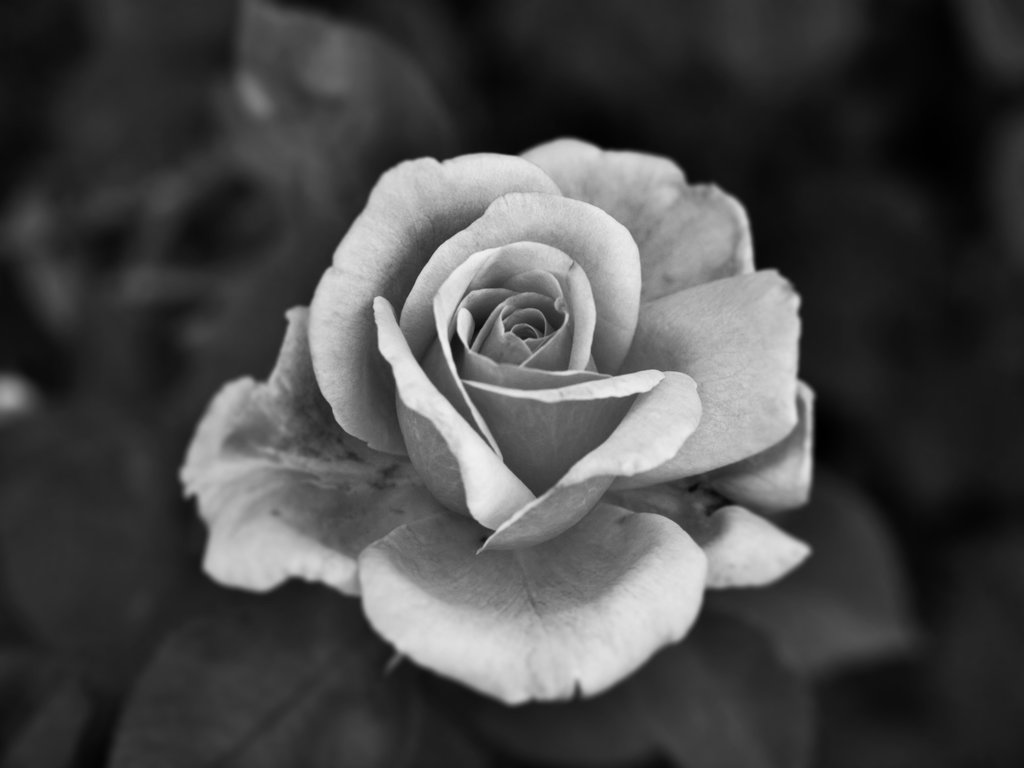
#> input picture images/grayImage.png, 1024 x 768 px
$ python histogram-equaliztion.py
#> lines starting #> are read from the running program, lines starting #| are printed output that depends on the picture
### imageProcessing.py
# %%
import numpy as np
from skimage.io import imread
from matplotlib import pyplot as plt
from pointProcessing import PointProcessing
from Filters import Filters


class ImageProcessing:
    def __init__(self, imgPath):
        self.img = self.rgb2Gray(imread(imgPath));
        self.imgPath = imgPath
        self.imgState = np.array([])
        x, y = self.img.shape
        self.imgX = x
        self.imgY = y
        self.pointProcessing = PointProcessing(self.img)
        self.filters = Filters(self.img)

    def getImageDetails(self):
        return [self.imgX, self.imgY, self.img]

    @staticmethod
    def rgb2Gray(img):

        if len(img.shape) == 2:
            return img
        rows, cols, d = img.shape

        resImg = np.zeros((rows, cols))

        for row in range(0, rows):
            for col in range(0, cols):
                r, g, b = img[row][col]
                condensedCellVal = (((max(r, g, b) + min(r, g, b)) % 255) // 2)
                resImg[row][col] = condensedCellVal

        return resImg

    # [79 lines left out: functions adjustIntensityLevel, subSample, contrastStretching, threshold, grayLevelSlicing, logTransform and 11 more, not called in this run]

    def ILPF(self):
        res = self.filters.ILPF()
        self.__update(res)
        return self

    def IHPF(self):
        res = self.filters.IHPF()
        self.__update(res)
        return self

    def BLPF(self):
        res = self.filters.BLPF()
        self.__update(res)
        return self

    def BHPF(self):
        res = self.filters.BHPF()
        self.__update(res)
        return self

    def GLPF(self):
        res = self.filters.GLPF()
        self.__update(res)
        return self

    def GHPF(self):
        res = self.filters.GHPF()
        self.__update(res)
        return self

    def get(self):
        return self.img

    def __update(self, currentImg):
        self.img = currentImg
        self.pointProcessing = PointProcessing(self.img)
        self.filters = Filters(self.img)

    def resetChanges(self):
        self.__update(self.rgb2Gray(imread(self.imgPath)))
        return self


imgObj = ImageProcessing('./images/grayImage.png')
#> in __init__, self.img is the input picture: shape (768, 1024); min 0, max 243, mean 73.2


res=imgObj.IHPF()
plt.figure()
plt.subplot(111)
plt.imshow(res.get(), cmap='gray')

res=imgObj.ILPF()
plt.figure()
plt.subplot(111)
plt.imshow(res.get(), cmap='gray')

res=imgObj.BHPF()
plt.figure()
plt.subplot(111)
plt.imshow(res.get(), cmap='gray')

res=imgObj.BLPF()
plt.figure()
plt.subplot(111)
plt.imshow(res.get(), cmap='gray')

res=imgObj.GHPF()
plt.figure()
plt.subplot(111)
plt.imshow(res.get(), cmap='gray')

res=imgObj.GLPF()
plt.figure()
plt.subplot(111)
plt.imshow(res.get(), cmap='gray')

### pointProcessing.py
# %%
from re import S
from tkinter import Image

from imageio import read
import numpy as np
from matplotlib import pyplot as plt
from skimage.io import imread

# x = np.shape([[1,2],[3,4] ])

class PointProcessing:
    def __init__(self, img):
        self.img = img;
        x, y = img.shape
        self.imgX = x
        self.imgY = y

    def getImageDetails(self):
        return [self.imgX, self.imgY, self.img]

    # [123 lines left out: functions grayIntensity, Sample, contrastStretching, thresholding, logTransformation, inverseLogTransformation and 5 more, not called in this run]
    def And(self , otherImage):
        rows, cols, img = self.getImageDetails()
        return np.logical_and(img ,otherImage)
    def Or(self , otherImage):
        rows, cols, img = self.getImageDetails()
        return np.logical_or(img ,otherImage)


# %%

### Filters.py

# %%
from cProfile import label
from logging import Filter
from matplotlib import pyplot as plt
import numpy as np

class Filters :
    def __init__(self , img , filterX = 10 , filterY = 10) :
        self.img = img;
        x , y = img.shape
        self.imgX = x
        self.imgY =  y
        self.filterX = filterX
        self.filterY = filterY
        self.paddedImage = self.padImage();

    # [26 lines left out: function convolute, not called in this run]


    def padImage(self):

        pX = self.filterX // 2
        pY = self.filterY // 2
        X = self.imgX + pX * 2
        Y = self.imgY + pY * 2
        temp = np.zeros((X , Y))
        for i in range (0 , self.imgX):
            for j in range (0 , self.imgY):
                temp[i + pX][j + pY] = self.img[i][j]


        return temp

    # [92 lines left out: functions updateFilterSize, laplacianFilter, averageFilter, minmaxFilter, medianFilter, not called in this run]

    def ILPF(self):
        image = self.img


        M = self.imgX
        N = self.imgY

        FT_img = np.fft.fft2(image)
        D0 = 30

        u = np.arange(0, M)
        idx = np.argwhere(u>M/2)
        u[idx] = u[idx]-M

        v = np.arange(0, N)
        idy = np.argwhere(v>N/2)
        v[idy] = v[idy]-N

        V, U = np.meshgrid(v, u)

        D = np.sqrt(U**2 + V**2)

        H = (D <= D0)

        outImage = np.fft.ifft2(FT_img * H)
        return outImage.real

    def IHPF(self):
        image = self.img
        M = self.imgX
        N = self.imgY


        FT_img = np.fft.fft2(image)
        D0 = 30

        u = np.arange(0, M)
        idx = np.argwhere(u>M/2)
        u[idx] = u[idx]-M

        v = np.arange(0, N)
        idy = np.argwhere(v>N/2)
        v[idy] = v[idy]-N

        V, U = np.meshgrid(v, u)

        D = np.sqrt(U**2 + V**2)

        H = (D > D0)

        outImage = np.fft.ifft2(FT_img * H)
        return outImage.real

    def BLPF(self):
        image = self.img
        M = self.imgX
        N = self.imgY


        FT_img = np.fft.fft2(image)
        D0 = 15
        n = 15

        u = np.arange(0, M)
        idx = np.argwhere(u>M/2)
        u[idx] = u[idx]-M

        v = np.arange(0, N)
        idy = np.argwhere(v>N/2)
        v[idy] = v[idy]-N

        V, U = np.meshgrid(v, u)

        D = np.sqrt(U**2 + V**2)

        H = 1/ ((1+(D0/D)**n) +  1)

        outImage = np.fft.ifft2(FT_img * H)
        return outImage.real

    def BHPF(self):
        image = self.img
        M = self.imgX
        N = self.imgY


        FT_img = np.fft.fft2(image)
        D0 = 15
        n = 15

        u = np.arange(0, M)
        idx = np.argwhere(u>M/2)
        u[idx] = u[idx]-M

        v = np.arange(0, N)
        idy = np.argwhere(v>N/2)
        v[idy] = v[idy]-N

        V, U = np.meshgrid(v, u)

        D = np.sqrt(U**2 + V**2)

        H = 1/ ((1+(D0/D)**n) +  1)

        outImage = np.fft.ifft2(FT_img * H)
        return outImage.real
    def GLPF(self):
        image = self.img
        M = self.imgX
        N = self.imgY

        FT_img = np.fft.fft2(image)
        D0 = 30
        D0 = (D0**2)*2
        u = np.arange(0, M)
        idx = np.argwhere(u>M/2)
        u[idx] = u[idx]-M

        v = np.arange(0, N)
        idy = np.argwhere(v>N/2)
        v[idy] = v[idy]-N

        V, U = np.meshgrid(v, u)

        D = np.sqrt(U**2 + V**2)
        D = -D**2

        H = np.exp(D/D0)
        outImage = np.fft.ifft2(FT_img * H)
        return outImage.real
    def GHPF(self):
        image = self.img
        M = self.imgX
        N = self.imgY

        FT_img = np.fft.fft2(image)
        D0 = 30
        D0 = (D0**2)*2
        u = np.arange(0, M)
        idx = np.argwhere(u>M/2)
        u[idx] = u[idx]-M

        v = np.arange(0, N)
        idy = np.argwhere(v>N/2)
        v[idy] = v[idy]-N

        V, U = np.meshgrid(v, u)

        D = np.sqrt(U**2 + V**2)
        D = -D**2

        H = 1-np.exp(D/D0)
        outImage = np.fft.ifft2(FT_img * H)
        return outImage.real


# %%

### histogram-equaliztion.py
# %%
from itertools import accumulate
from time import time
import numpy as np
import math
from matplotlib import pyplot as plt
from skimage.io import imread
from imageProcessing import ImageProcessing
#> in IHPF, `res = self.filters.IHPF()`:
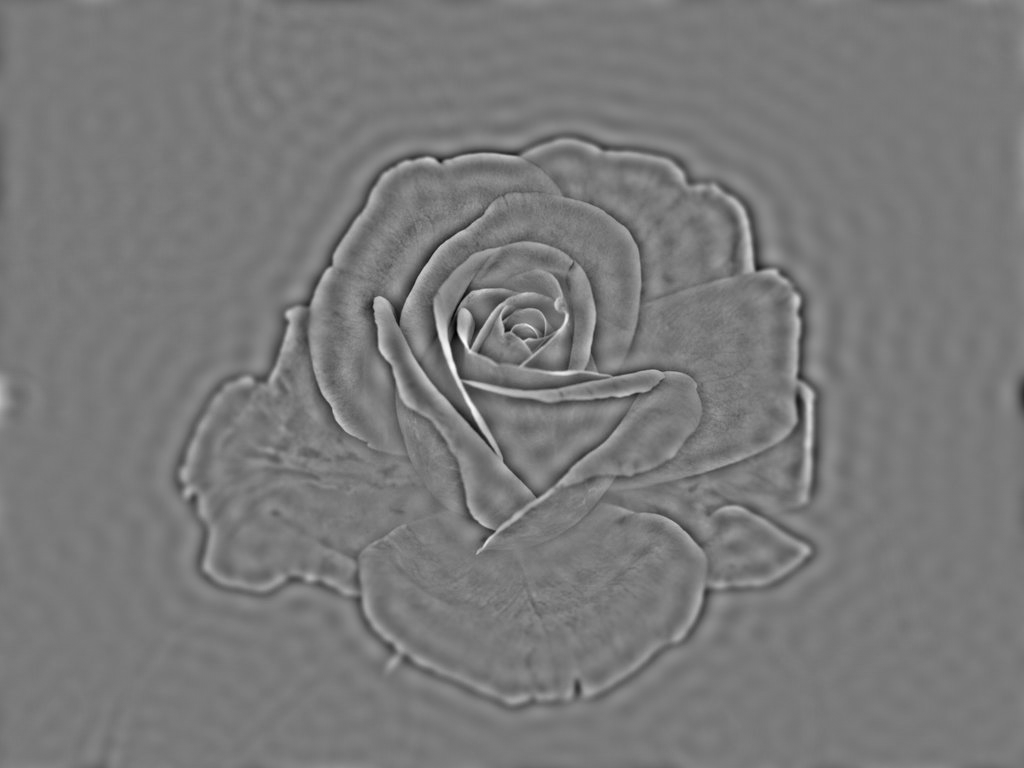
#> res: shape (768, 1024) float64; min -117.9, max 129.1, mean 0; drawn with min black and max white
#> after the loop in padImage (call 3), `for i in range (0 , self.imgX):`:
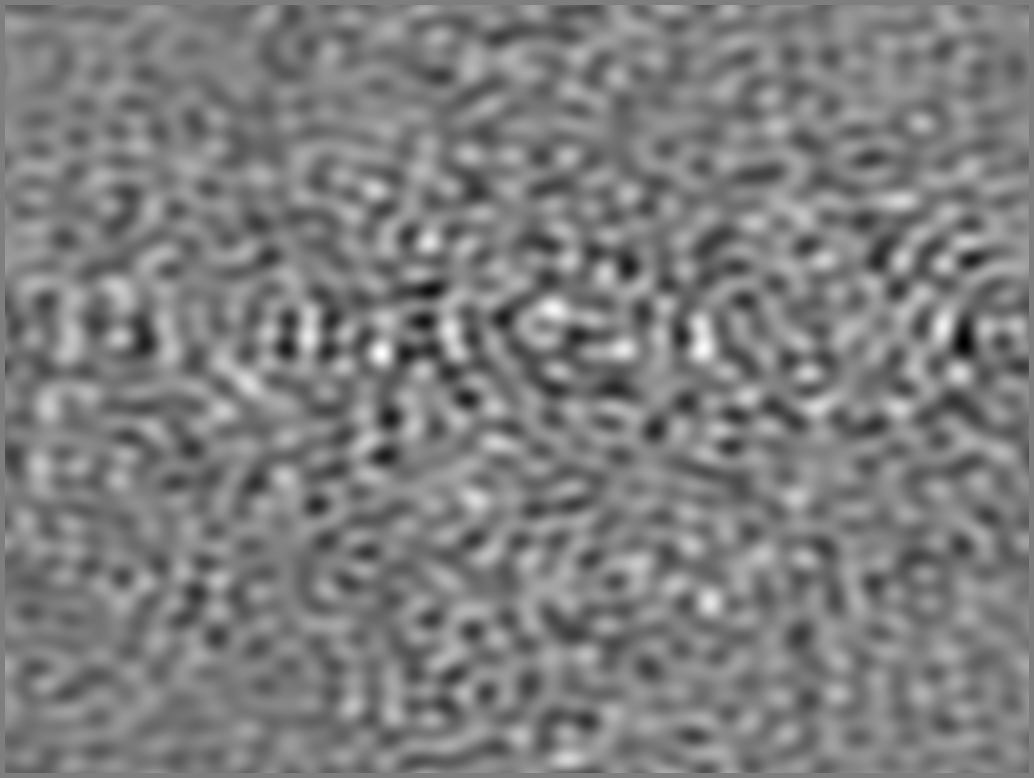
#> temp: shape (778, 1034) float64; min -2.42e-15, max 2.47e-15, mean -2.83e-18; drawn with min black and max white
#> in BHPF, `res = self.filters.BHPF()`:
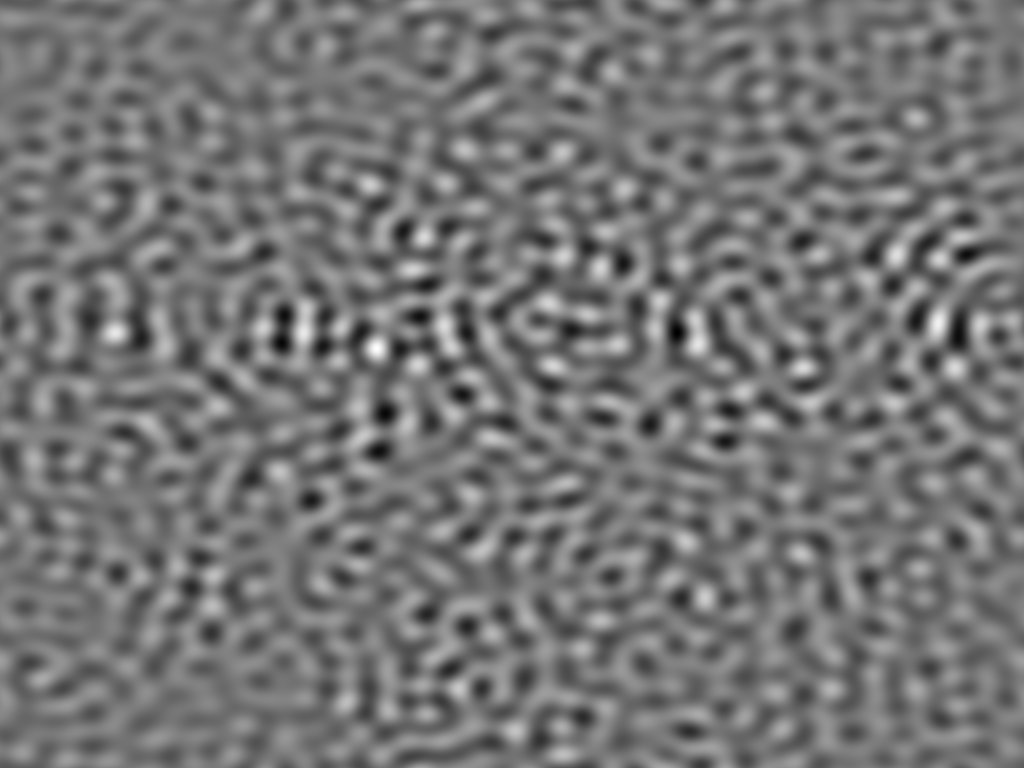
#> res: shape (768, 1024) float64; min -9.57e-16, max 1.12e-15, mean -8.02e-35; drawn with min black and max white
#> after the loop in padImage (call 4), `for i in range (0 , self.imgX):`:
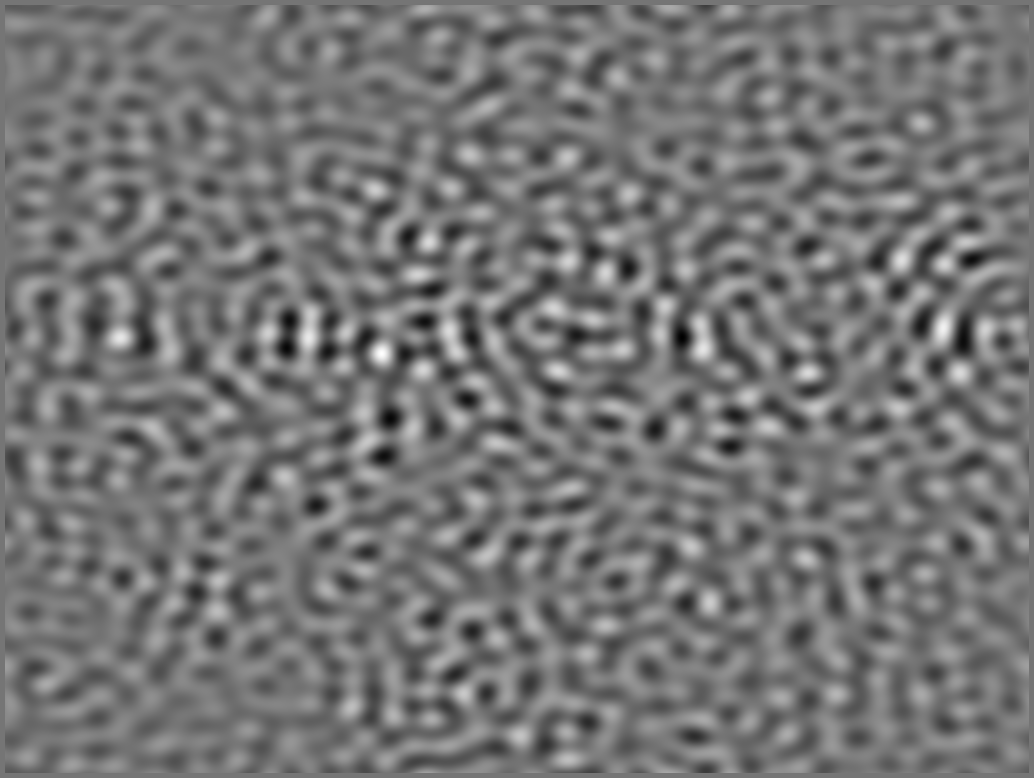
#> temp: shape (778, 1034) float64; min -9.57e-16, max 1.12e-15, mean 2.12e-34; drawn with min black and max white

img = imread('./images/grayImage.png')
imgGrayed = ImageProcessing.rgb2Gray(img)
rows, cols = imgGrayed.shape
#> rows = 768; cols = 1024

arr2D = np.array(imgGrayed)
grayLevelValueThreshold = (2 ** math.ceil(math.log(np.amax(arr2D), 2))) - 1
#> grayLevelValueThreshold = 255

map1 = {}
rows, cols = arr2D.shape

mappingMedium = grayLevelValueThreshold / (rows * cols);
#> mappingMedium = 0.000324
for scale in range(0, grayLevelValueThreshold + 1):
    map1.setdefault(scale, 0)

for row in range(0, rows):
    for col in range(0, cols):
        map1[arr2D[row, col]] = map1[arr2D[row, col]] + 1
#> after the loop, map1 = 256 items
print("occurences : ", map1)
#> (printed output is left out)

arr2 = np.array(list(map1.values()))
#> arr2 = 256 values, max 14828 at index 24, min 0 at index 244, mean 3072

accumulatedArray = np.cumsum(arr2)
#> accumulatedArray = 256 values from 122 to 786432

for i in range(0, len(map1)):
    map1[i] = accumulatedArray[i]

print("accumulation : ", map1)
#> (printed output is left out)

for i in range(0, len(map1)):
    map1[i] = math.ceil(map1[i] * mappingMedium)

print("new gray value : ", map1)
#> (printed output is left out)

for row in range(0, rows):
    for col in range(0, cols):
        arr2D[row, col] = map1[arr2D[row, col]]
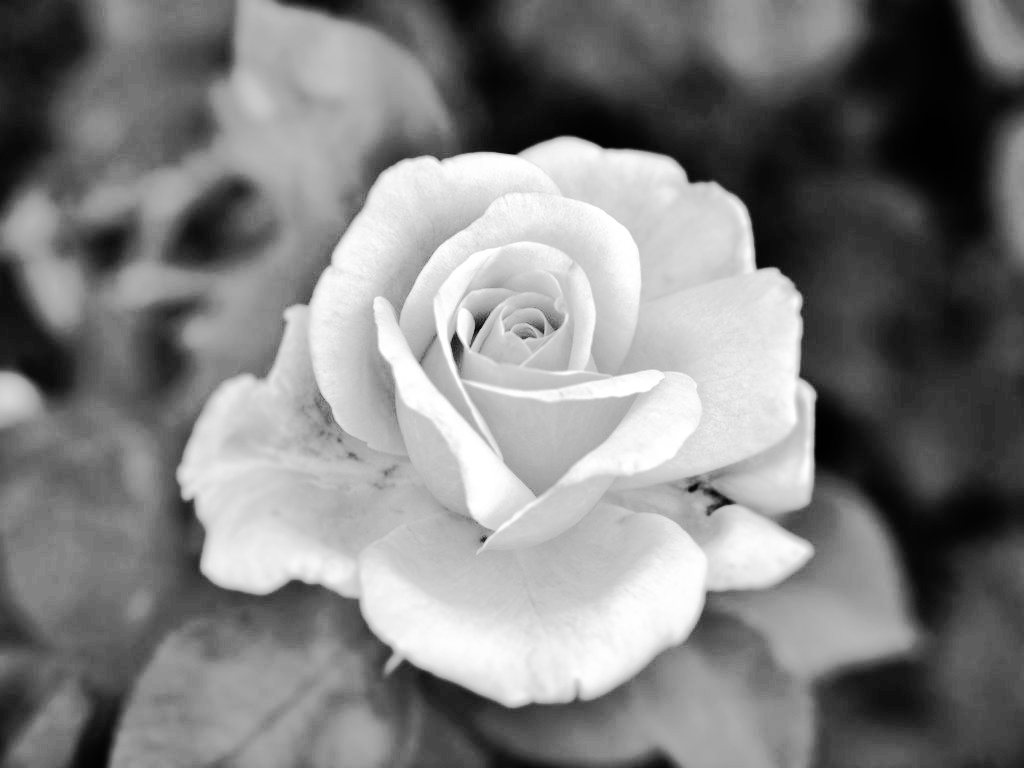
#> arr2D: shape (768, 1024); min 1, max 255, mean 129.2

plt.figure()
plt.subplot(1, 1, 1)
plt.imshow(img, cmap='gray')
plt.clf()
plt.subplot(1, 1, 1)
plt.imshow(arr2D, cmap='gray')

# %%
